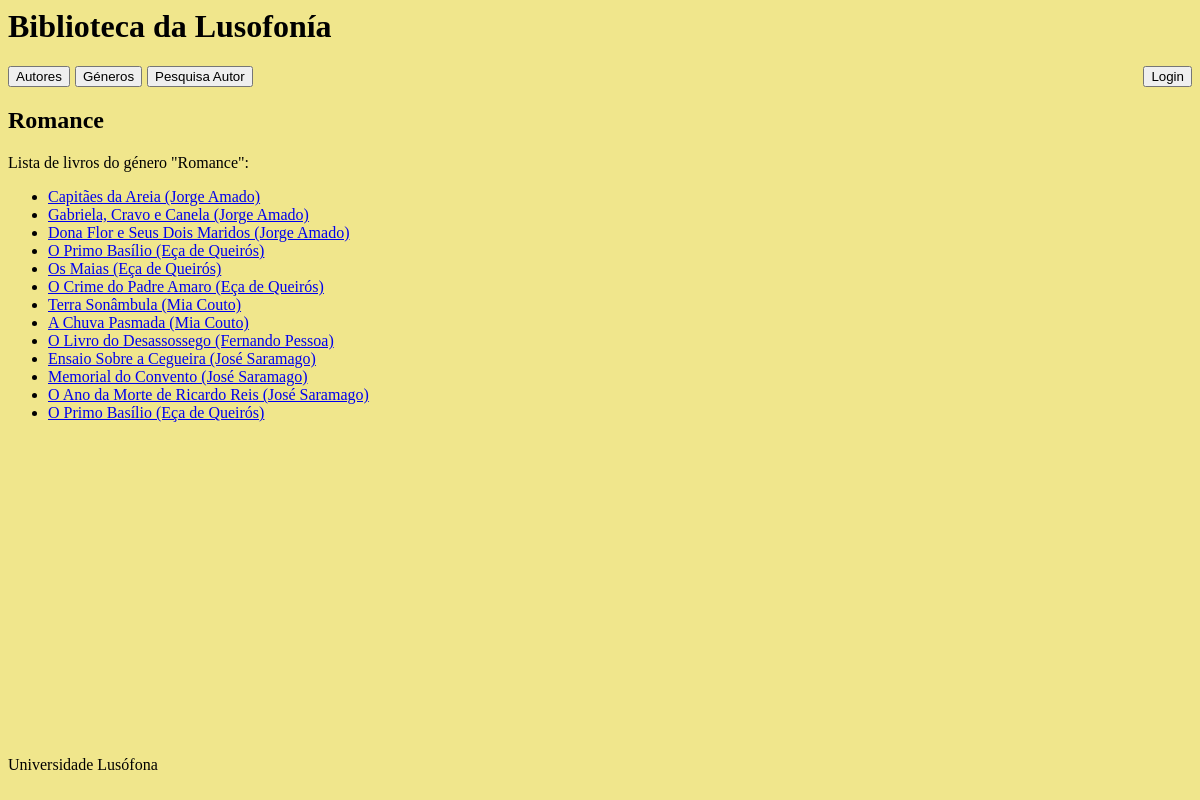
Screenshot of /genero/Romance with the database file from the repository.
### biblioteca/models.py (models this page shows)
class Livro(models.Model):
    titulo = models.CharField(max_length=50)
    autor = models.ForeignKey(Autor, on_delete=models.CASCADE, related_name="livros")
    genero =  models.CharField(max_length=50)
    ano_publicacao = models.IntegerField()
    excerto = models.TextField(default='', null=True, blank=True)
    def __str__(self):
        return f"{self.titulo} ({self.autor})"

class Autor(models.Model):
    nome = models.CharField(max_length=50)
    ano_nascimento = models.IntegerField()
    nacionalidade = models.CharField(max_length=50)
    retrato = models.ImageField(upload_to="retratos", null=True, blank=True)
    def __str__(self):
        return self.nome

### biblioteca/views.py (the view)
# urls.py: path('genero/<str:genero>', views.genero_view, name="genero"),
def genero_view(request, genero):
    context = {
        'genero': genero,
        'livros': Livro.objects.filter(genero=genero),
    }
    return render(request, "biblioteca/genero.html", context)

### biblioteca/templates/biblioteca/genero.html
{% extends 'biblioteca/layout.html' %}
{% block content %}
<h2>{{genero}}</h2>
    <p>Lista de livros do género "{{genero}}":</p>
    <ul>
    {% for livro in livros %}
        <li>
            <a href="{% url 'livro' livro.id %}">{{ livro }}</a>
        </li>
    {% endfor %}
    </ul>
{% endblock %}

### biblioteca/templates/biblioteca/layout.html (style rules this page uses)
body { background: khaki; }

### rows the page displays
Livro: titulo+autor "Capitães da Areia (Jorge Amado)"
Livro: titulo+autor "Gabriela, Cravo e Canela (Jorge Amado)"
Livro: titulo+autor "Dona Flor e Seus Dois Maridos (Jorge Amado)"
Livro: titulo+autor "O Primo Basílio (Eça de Queirós)"
Livro: titulo+autor "Os Maias (Eça de Queirós)"
Livro: titulo+autor "O Crime do Padre Amaro (Eça de Queirós)"
Livro: titulo+autor "Terra Sonâmbula (Mia Couto)"
Livro: titulo+autor "A Chuva Pasmada (Mia Couto)"
Livro: titulo+autor "O Livro do Desassossego (Fernando Pessoa)"
Livro: titulo+autor "Ensaio Sobre a Cegueira (José Saramago)"
Livro: titulo+autor "Memorial do Convento (José Saramago)"
Livro: titulo+autor "O Ano da Morte de Ricardo Reis (José Saramago)"
Livro: titulo+autor "O Primo Basílio (Eça de Queirós)"

### other values shown
{{ genero }} "Romance"
